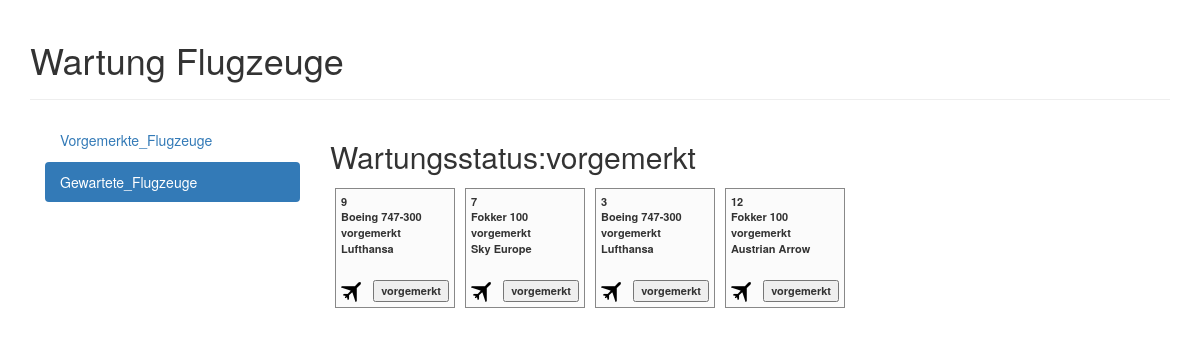
Page /Prufung2018/index.php?navi=vorgemerkt on the committed database.
### tables this page shows
CREATE TABLE `flugzeuge` (
  `flugzeugID` int(11) NOT NULL,
  `bezeichnung` varchar(30) NOT NULL,
  `fluglinie` varchar(30) NOT NULL,
  `flugstunden` int(11) NOT NULL,
  `wartungsstatus` varchar(15) NOT NULL
);

### Prufung2018/utility/DB.class.php (called while the page is built, shortened)
<?php
class DB{
	private $db = null;
	function doConnect() {
	    $this->db = new mysqli ("localhost","bwiuser","bwipasswort","bwi_ss18_pruef_flugzeug");
	}
	function auslesen($wartung) {
	    $arr = array();
	    $query = "Select flugzeugid as fid,
						bezeichnung as ftbez,
                        fluglinie as fli,
                        flugstunden as flw,
                        wartungsstatus as flw
						from flugzeuge
                        where wartungsstatus = '$wartung'
                        order by flugstunden";
	    $result = $this->db->query($query);
	    while ($flugzeug = $result->fetch_object()) {
	        $arr[] = $flugzeug;
	    }
	    return $arr;
	}
}
?>

### Prufung2018/inc/flugzeuge.php (the view)
<?php
$war = $_GET['navi'];
echo '<h2> Wartungsstatus:';
echo $war;
echo '</h2>';
$test = new DB();
$ergebnis = $test->auslesen($war);
foreach ($ergebnis as $objekt) {
    echo '<div class="flugzeug">';
    echo $objekt->fid;
    echo '<br />';
    echo $objekt->ftbez;
    echo '<br />';
    echo $objekt->flw;
    echo '<br />';
    echo $objekt->fli;
    echo '<br />';
    echo '<button type ="button" onclick="flugzeugclick(';
    echo $objekt->fid;
    echo ', ';
    echo $war;
    echo ')">';
    echo $war;
    echo '</button>';
    echo '</div>';
}
?>

### Prufung2018/res/css/flugzeugstyle.css (style rules this page uses)
.flugzeug { width: 120px; height: 120px; float: left; font-weight: bold; font-size: 11px; border: 1px solid #888; margin: 5px; padding: 5px; position: relative; background-color: #fbfbfb; background-image: url("../img/airplane.png"); background-repeat: no-repeat; background-position: left bottom; }
.flugzeug button { position: absolute; bottom: 5px; right: 5px; }

### rows in the picture
flugzeuge: flugzeugID "9", bezeichnung "Boeing 747-300", wartungsstatus "vorgemerkt", fluglinie "Lufthansa"
flugzeuge: flugzeugID "7", bezeichnung "Fokker 100", wartungsstatus "vorgemerkt", fluglinie "Sky Europe"
flugzeuge: flugzeugID "3", bezeichnung "Boeing 747-300", wartungsstatus "vorgemerkt", fluglinie "Lufthansa"
flugzeuge: flugzeugID "12", bezeichnung "Fokker 100", wartungsstatus "vorgemerkt", fluglinie "Austrian Arrow"

### other values in the picture
$navi1 "Vorgemerkte_Flugzeuge"
$navi2 "Gewartete_Flugzeuge"
$war "vorgemerkt"
